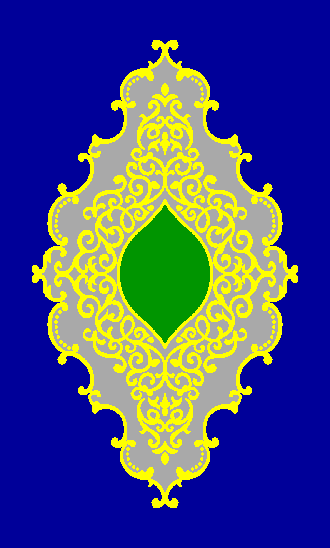
#> input picture Design.bmp, 330 x 548 px
$ python bitmapConvertor-1.py
#> lines starting #> are read from the running program, lines starting #| are printed output that depends on the picture
from PIL import Image
import numpy as np

im = Image.open("Design.bmp") # resim dosyasını yükle
#> im is the input picture: PIL image 330x548 P; mean R, G, B 69.5, 76, 127.1
m, n = im.size
#> m = 330; n = 548
data = np.zeros((m,n, 3), dtype=np.uint8)
pix = im.load() # pixel bilgilerini yükle

renkler = dict() # farklı renk sayılarını burada tutacağız

color_num = -1
for i in range(m):
    for j in range(n):
        #print(pix[i,j])
        if(pix[i,j]==4):
            data[i,j]=[255,255,0]
        elif(pix[i,j]==251):
            data[i,j]=[255,0,0]
        elif(pix[i,j]==247):
            data[i,j]=[0,255,0]
        else:
            data[i,j]=[155,155,155]
        renk = pix[i,j]
        if renk in renkler:
            pass
        else:
            renkler[renk] = color_num +1
            color_num +=1
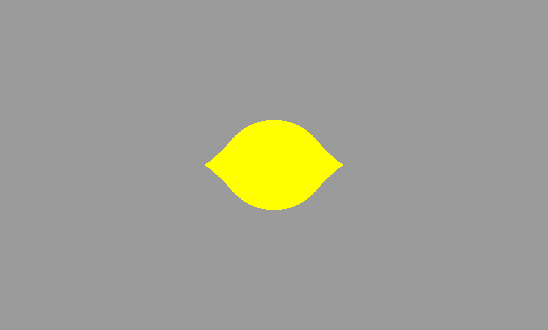
#> data: shape (330, 548, 3); mean of channels 0, 1, 2 159.4, 159.4, 148.3; drawn as R, G, B
#> after the loop, color_num = 3; renkler = {1: 0, 3: 1, 2: 2, 4: 3}

# her rengin sayısını yazdır
for renk, sayi in renkler.items():
    print(renk, sayi)
#> this loop made 4 passes
#> renk on passes 1 to 4: 1, 3, 2, 4
#| 1 0
#| 3 1
#| 2 2
#| 4 3


img = Image.fromarray(data)

# save image as bmp
img.save("img2.bmp")

# show image
img.show()
